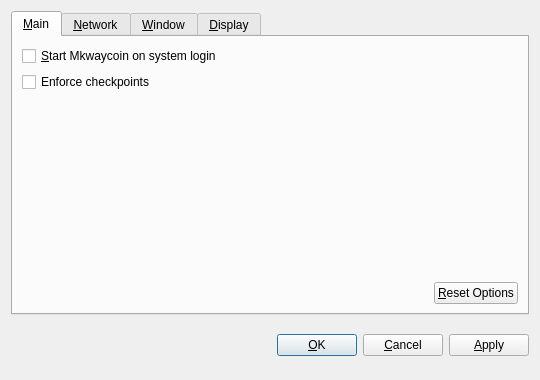
<?xml version="1.0" encoding="UTF-8"?>
<ui version="4.0">
 <class>OptionsDialog</class>
 <widget class="QDialog" name="OptionsDialog">
  <property name="geometry">
   <rect>
    <x>0</x>
    <y>0</y>
    <width>540</width>
    <height>380</height>
   </rect>
  </property>
  <property name="windowTitle">
   <string>Options</string>
  </property>
  <property name="modal">
   <bool>true</bool>
  </property>
  <layout class="QVBoxLayout" name="verticalLayout">
   <item>
    <widget class="QTabWidget" name="tabWidget">
     <property name="tabPosition">
      <enum>QTabWidget::North</enum>
     </property>
     <property name="currentIndex">
      <number>0</number>
     </property>
     <widget class="QWidget" name="tabMain">
      <attribute name="title">
       <string>&amp;Main</string>
      </attribute>
      <layout class="QVBoxLayout" name="verticalLayout_Main">
       <item>
        <widget class="QCheckBox" name="bitcoinAtStartup">
         <property name="toolTip">
          <string>Automatically start Mkwaycoin after logging in to the system.</string>
         </property>
         <property name="text">
          <string>&amp;Start Mkwaycoin on system login</string>
         </property>
        </widget>
       </item>
       <item>
        <widget class="QCheckBox" name="checkpointEnforce">
         <property name="text">
          <string>Enforce checkpoints</string>
         </property>
        </widget>
       </item>
       <item>
        <spacer name="verticalSpacer_Main">
         <property name="orientation">
          <enum>Qt::Vertical</enum>
         </property>
         <property name="sizeHint" stdset="0">
          <size>
           <width>20</width>
           <height>40</height>
          </size>
         </property>
        </spacer>
       </item>
       <item>
        <layout class="QHBoxLayout" name="horizontalLayout_2_Main">
         <item>
          <spacer name="horizontalSpacer_2_Main">
           <property name="orientation">
            <enum>Qt::Horizontal</enum>
           </property>
           <property name="sizeHint" stdset="0">
            <size>
             <width>40</width>
             <height>20</height>
            </size>
           </property>
          </spacer>
         </item>
         <item>
          <widget class="QPushButton" name="resetButton">
           <property name="toolTip">
            <string>Reset all client options to default.</string>
           </property>
           <property name="text">
            <string>&amp;Reset Options</string>
           </property>
           <property name="autoDefault">
            <bool>false</bool>
           </property>
          </widget>
         </item>
        </layout>
       </item>
      </layout>
     </widget>
     <widget class="QWidget" name="tabNetwork">
      <attribute name="title">
       <string>&amp;Network</string>
      </attribute>
      <layout class="QVBoxLayout" name="verticalLayout_Network">
       <item>
        <widget class="QCheckBox" name="mapPortUpnp">
         <property name="toolTip">
          <string>Automatically open the Mkwaycoin client port on the router. This only works when your router supports UPnP and it is enabled.</string>
         </property>
         <property name="text">
          <string>Map port using &amp;UPnP</string>
         </property>
        </widget>
       </item>
       <item>
        <widget class="QCheckBox" name="connectSocks">
         <property name="toolTip">
          <string>Connect to the Mkwaycoin network through a SOCKS proxy (e.g. when connecting through Tor).</string>
         </property>
         <property name="text">
          <string>&amp;Connect through SOCKS proxy:</string>
         </property>
        </widget>
       </item>
       <item>
        <layout class="QHBoxLayout" name="horizontalLayout_Network">
         <item>
          <widget class="QLabel" name="proxyIpLabel">
           <property name="text">
            <string>Proxy &amp;IP:</string>
           </property>
           <property name="textFormat">
            <enum>Qt::PlainText</enum>
           </property>
           <property name="buddy">
            <cstring>proxyIp</cstring>
           </property>
          </widget>
         </item>
         <item>
          <widget class="QValidatedLineEdit" name="proxyIp">
           <property name="maximumSize">
            <size>
             <width>140</width>
             <height>16777215</height>
            </size>
           </property>
           <property name="toolTip">
            <string>IP address of the proxy (e.g. 127.0.0.1)</string>
           </property>
          </widget>
         </item>
         <item>
          <widget class="QLabel" name="proxyPortLabel">
           <property name="text">
            <string>&amp;Port:</string>
           </property>
           <property name="textFormat">
            <enum>Qt::PlainText</enum>
           </property>
           <property name="buddy">
            <cstring>proxyPort</cstring>
           </property>
          </widget>
         </item>
         <item>
          <widget class="QLineEdit" name="proxyPort">
           <property name="maximumSize">
            <size>
             <width>55</width>
             <height>16777215</height>
            </size>
           </property>
           <property name="toolTip">
            <string>Port of the proxy (e.g. 9050)</string>
           </property>
          </widget>
         </item>
         <item>
          <widget class="QLabel" name="socksVersionLabel">
           <property name="text">
            <string>SOCKS &amp;Version:</string>
           </property>
           <property name="textFormat">
            <enum>Qt::PlainText</enum>
           </property>
           <property name="buddy">
            <cstring>socksVersion</cstring>
           </property>
          </widget>
         </item>
         <item>
          <widget class="QValueComboBox" name="socksVersion">
           <property name="toolTip">
            <string>SOCKS version of the proxy (e.g. 5)</string>
           </property>
          </widget>
         </item>
         <item>
          <spacer name="horizontalSpacer_Network">
           <property name="orientation">
            <enum>Qt::Horizontal</enum>
           </property>
           <property name="sizeHint" stdset="0">
            <size>
             <width>40</width>
             <height>20</height>
            </size>
           </property>
          </spacer>
         </item>
        </layout>
       </item>
       <item>
        <spacer name="verticalSpacer_Network">
         <property name="orientation">
          <enum>Qt::Vertical</enum>
         </property>
         <property name="sizeHint" stdset="0">
          <size>
           <width>20</width>
           <height>40</height>
          </size>
         </property>
        </spacer>
       </item>
      </layout>
     </widget>
     <widget class="QWidget" name="tabWindow">
      <attribute name="title">
       <string>&amp;Window</string>
      </attribute>
      <layout class="QVBoxLayout" name="verticalLayout_Window">
       <item>
        <widget class="QCheckBox" name="minimizeToTray">
         <property name="toolTip">
          <string>Show only a tray icon after minimizing the window.</string>
         </property>
         <property name="text">
          <string>&amp;Minimize to the tray instead of the taskbar</string>
         </property>
        </widget>
       </item>
       <item>
        <widget class="QCheckBox" name="minimizeOnClose">
         <property name="toolTip">
          <string>Minimize instead of exit the application when the window is closed. When this option is enabled, the application will be closed only after selecting Quit in the menu.</string>
         </property>
         <property name="text">
          <string>M&amp;inimize on close</string>
         </property>
        </widget>
       </item>
       <item>
        <spacer name="verticalSpacer_Window">
         <property name="orientation">
          <enum>Qt::Vertical</enum>
         </property>
         <property name="sizeHint" stdset="0">
          <size>
           <width>20</width>
           <height>40</height>
          </size>
         </property>
        </spacer>
       </item>
      </layout>
     </widget>
     <widget class="QWidget" name="tabDisplay">
      <attribute name="title">
       <string>&amp;Display</string>
      </attribute>
      <layout class="QVBoxLayout" name="verticalLayout_Display">
       <item>
        <layout class="QHBoxLayout" name="horizontalLayout_1_Display">
         <item>
          <widget class="QLabel" name="langLabel">
           <property name="text">
            <string>User Interface &amp;language:</string>
           </property>
           <property name="textFormat">
            <enum>Qt::PlainText</enum>
           </property>
           <property name="buddy">
            <cstring>lang</cstring>
           </property>
          </widget>
         </item>
         <item>
          <widget class="QValueComboBox" name="lang">
           <property name="toolTip">
            <string>The user interface language can be set here. This setting will take effect after restarting Mkwaycoin.</string>
           </property>
          </widget>
         </item>
        </layout>
       </item>
       <item>
        <layout class="QHBoxLayout" name="horizontalLayout_2_Display">
         <item>
          <widget class="QLabel" name="unitLabel">
           <property name="text">
            <string>&amp;Unit to show amounts in:</string>
           </property>
           <property name="textFormat">
            <enum>Qt::PlainText</enum>
           </property>
           <property name="buddy">
            <cstring>unit</cstring>
           </property>
          </widget>
         </item>
         <item>
          <widget class="QValueComboBox" name="unit">
           <property name="toolTip">
            <string>Choose the default subdivision unit to show in the interface and when sending coins.</string>
           </property>
          </widget>
         </item>
        </layout>
       </item>
       <item>
        <widget class="QCheckBox" name="displayAddresses">
         <property name="toolTip">
          <string>Whether to show Mkwaycoin addresses in the transaction list or not.</string>
         </property>
         <property name="text">
          <string>&amp;Display addresses in transaction list</string>
         </property>
        </widget>
       </item>
       <item>
         <widget class="QCheckBox" name="coinControlFeatures">
           <property name="toolTip">
            <string>Whether to show coin control features or not.</string>
           </property>
           <property name="text">
            <string>Display coin &amp;control features (experts only!)</string>
           </property>
         </widget>
       </item>
       <item>
        <spacer name="verticalSpacer_Display">
         <property name="orientation">
          <enum>Qt::Vertical</enum>
         </property>
         <property name="sizeHint" stdset="0">
          <size>
           <width>20</width>
           <height>40</height>
          </size>
         </property>
        </spacer>
       </item>
      </layout>
     </widget>
    </widget>
   </item>
   <item>
    <layout class="QHBoxLayout" name="horizontalLayout_Buttons">
     <item>
      <spacer name="horizontalSpacer_1">
       <property name="orientation">
        <enum>Qt::Horizontal</enum>
       </property>
       <property name="sizeHint" stdset="0">
        <size>
         <width>40</width>
         <height>48</height>
        </size>
       </property>
      </spacer>
     </item>
     <item>
      <widget class="QLabel" name="statusLabel">
       <property name="font">
        <font>
         <weight>75</weight>
         <bold>true</bold>
        </font>
       </property>
       <property name="text">
        <string/>
       </property>
       <property name="textFormat">
        <enum>Qt::PlainText</enum>
       </property>
       <property name="wordWrap">
        <bool>true</bool>
       </property>
      </widget>
     </item>
     <item>
      <spacer name="horizontalSpacer_2">
       <property name="orientation">
        <enum>Qt::Horizontal</enum>
       </property>
       <property name="sizeHint" stdset="0">
        <size>
         <width>40</width>
         <height>48</height>
        </size>
       </property>
      </spacer>
     </item>
     <item>
      <widget class="QPushButton" name="okButton">
       <property name="text">
        <string>&amp;OK</string>
       </property>
      </widget>
     </item>
     <item>
      <widget class="QPushButton" name="cancelButton">
       <property name="text">
        <string>&amp;Cancel</string>
       </property>
       <property name="autoDefault">
        <bool>false</bool>
       </property>
      </widget>
     </item>
     <item>
      <widget class="QPushButton" name="applyButton">
       <property name="text">
        <string>&amp;Apply</string>
       </property>
       <property name="autoDefault">
        <bool>false</bool>
       </property>
      </widget>
     </item>
    </layout>
   </item>
  </layout>
 </widget>
 <customwidgets>
  <customwidget>
   <class>BitcoinAmountField</class>
   <extends>QSpinBox</extends>
   <header>bitcoinamountfield.h</header>
  </customwidget>
  <customwidget>
   <class>QValueComboBox</class>
   <extends>QComboBox</extends>
   <header>qvaluecombobox.h</header>
  </customwidget>
  <customwidget>
   <class>QValidatedLineEdit</class>
   <extends>QLineEdit</extends>
   <header>qvalidatedlineedit.h</header>
  </customwidget>
 </customwidgets>
 <resources/>
 <connections/>
</ui>
